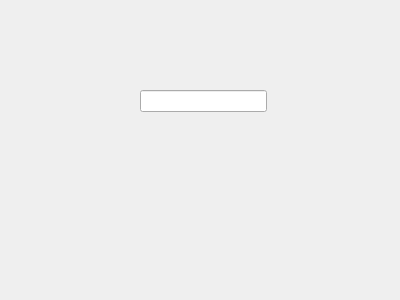
<ui version="4.0" >
 <class>Dialog</class>
 <widget class="QDialog" name="Dialog" >
  <property name="geometry" >
   <rect>
    <x>0</x>
    <y>0</y>
    <width>400</width>
    <height>300</height>
   </rect>
  </property>
  <property name="windowTitle" >
   <string>Dialog</string>
  </property>
  <widget class="ParamLineEdit" name="paramLineedit" >
   <property name="geometry" >
    <rect>
     <x>140</x>
     <y>90</y>
     <width>127</width>
     <height>22</height>
    </rect>
   </property>
  </widget>
 </widget>
 <customwidgets>
  <customwidget>
   <class>ParamLineEdit</class>
   <extends>QLineEdit</extends>
   <header>paramwidgets</header>
  </customwidget>
 </customwidgets>
 <resources/>
 <connections/>
</ui>
